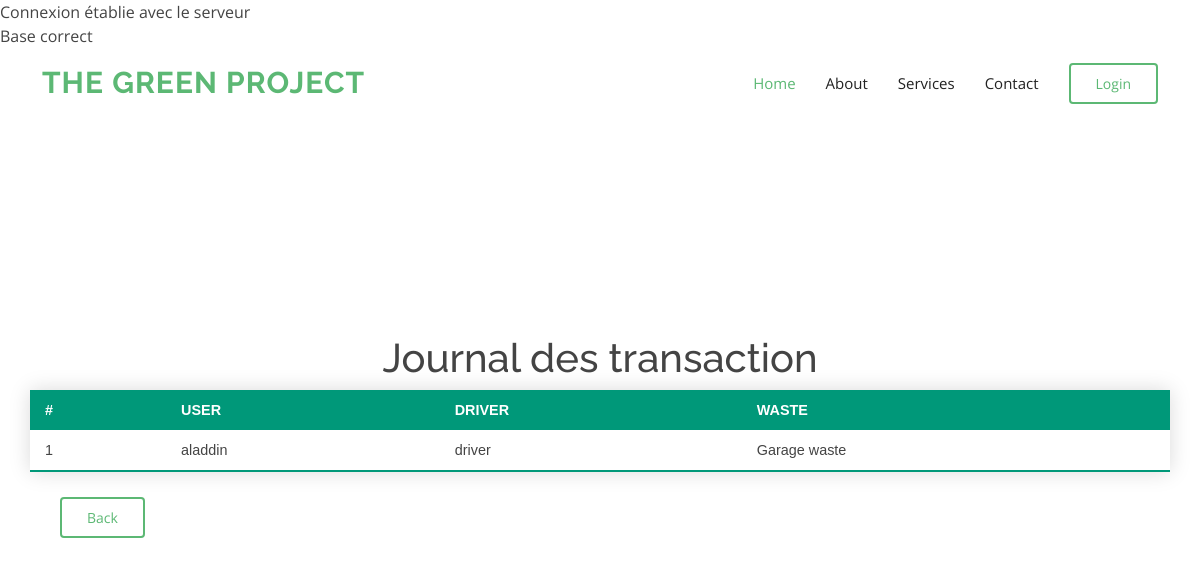
Page /transactions.php on the earlier database version.
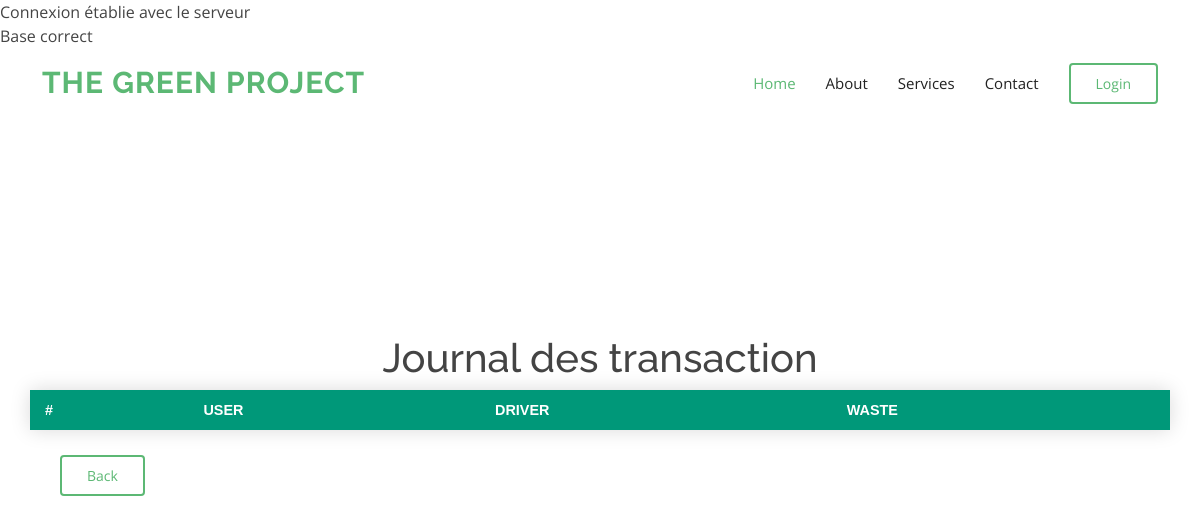
Same page on the later database version.
### tables this page shows
CREATE TABLE IF NOT EXISTS `transactions` (
  `id` int(11) NOT NULL AUTO_INCREMENT,
  `user_id` int(11) NOT NULL,
  `driver_id` int(11) NOT NULL,
  `waste_id` int(11) NOT NULL,
  PRIMARY KEY (`id`)
);

CREATE TABLE IF NOT EXISTS `user` (
  `immat` int(11) NOT NULL AUTO_INCREMENT,
  `username` varchar(20) NOT NULL,
  `password` varchar(20) NOT NULL,
  `email` varchar(100) NOT NULL,
  `number` int(50) NOT NULL,
  `role` varchar(20) NOT NULL,
  PRIMARY KEY (`immat`)
);

CREATE TABLE IF NOT EXISTS `waste` (
  `id` int(11) NOT NULL,
  `title` varchar(50) NOT NULL,
  `volume` int(11) NOT NULL,
  `categorie` varchar(50) NOT NULL,
  `poids` int(11) NOT NULL,
  `location` varchar(50) NOT NULL
);

### transactions.php (the view, shortened to what this page needs)
<?php
include("functions/connection.php"); ?>
<!DOCTYPE html>
<html>
<head>
    <link href="assets/vendor/animate.css/animate.min.css" rel="stylesheet">
    <link href="assets/vendor/bootstrap/css/bootstrap.min.css" rel="stylesheet">
    <link href="assets/vendor/bootstrap-icons/bootstrap-icons.css" rel="stylesheet">
    <link href="assets/vendor/boxicons/css/boxicons.min.css" rel="stylesheet">
    <link href="assets/vendor/glightbox/css/glightbox.min.css" rel="stylesheet">
    <link href="assets/vendor/swiper/swiper-bundle.min.css" rel="stylesheet">
    <link href="assets/css/style.css" rel="stylesheet">
</head>
<body class="bgimg">
    <header id="header" class="d-flex align-items-center">
        <div class="container d-flex align-items-center">
            <h1 class="logo me-auto"><a href="index.php">The Green Project</a></h1>
            <nav id="navbar" class="navbar">
                <ul>
                    <li><a class="nav-link scrollto active" href="#hero">Home</a></li>
                    <li><a class="nav-link scrollto" href="#about">About</a></li>
                    <li><a class="nav-link scrollto" href="#services">Services</a></li>
                    <li><a class="nav-link scrollto" href="#contact">Contact</a></li>
                    <li><a class="getstarted scrollto" href="login.php">Login</a></li>
                </ul>
            </nav>
        </div>
    </header>
    <br><br><br><br><br><br><br><br><br>
    <h1 style="text-align:center">Journal des transaction</h1>
    <div class="container">
        <div class="row">
            <?php
            $query = "SELECT * FROM transactions";
            $result = mysqli_query($con, $query);
            echo '<table class="styled-table">  <thead>
    <tr>
      <th scope="col">#</th>
      <th scope="col">USER</th>
      <th scope="col">DRIVER</th>
      <th scope="col">WASTE</th>
    </tr>
  </thead>';
            while ($row = mysqli_fetch_array($result)) {
                $tmp_id = $row['user_id'];
                $query = "SELECT username FROM user WHERE '$tmp_id' = immat";
                $tmp_result = mysqli_query($con, $query);
                $tmp_row = mysqli_fetch_array($tmp_result);
                $tmp_user = $tmp_row['username'];
                $tmp_id = $row['driver_id'];
                $query = "SELECT username FROM user WHERE '$tmp_id' = immat";
                $tmp_result = mysqli_query($con, $query);
                $tmp_row = mysqli_fetch_array($tmp_result);
                $tmp_driver = $tmp_row['username'];
                $tmp_id = $row['waste_id'];
                $query = "SELECT title FROM waste WHERE '$tmp_id' = id";
                $tmp_result = mysqli_query($con, $query);
                $tmp_row = mysqli_fetch_array($tmp_result);
                $tmp_waste = $tmp_row['title'];
                echo "<tr><td>" . htmlspecialchars($row['id']) . "</td><td>" . htmlspecialchars($tmp_user) . "</td><td>" . htmlspecialchars($tmp_driver) . "</td><td>" . htmlspecialchars($tmp_waste) . "</td></tr>";
            }
            echo "</table>";
            ?>
            <nav id="navbar" class="navbar"><a class="getstarted scrollto" href="index.php">Back</a></nav>
        </div>
    </div>
</body>
</html>

Differences in the rows shown:
removed transactions: id "1", user.username "aladdin", user.username "driver", waste.title "Garage waste"
